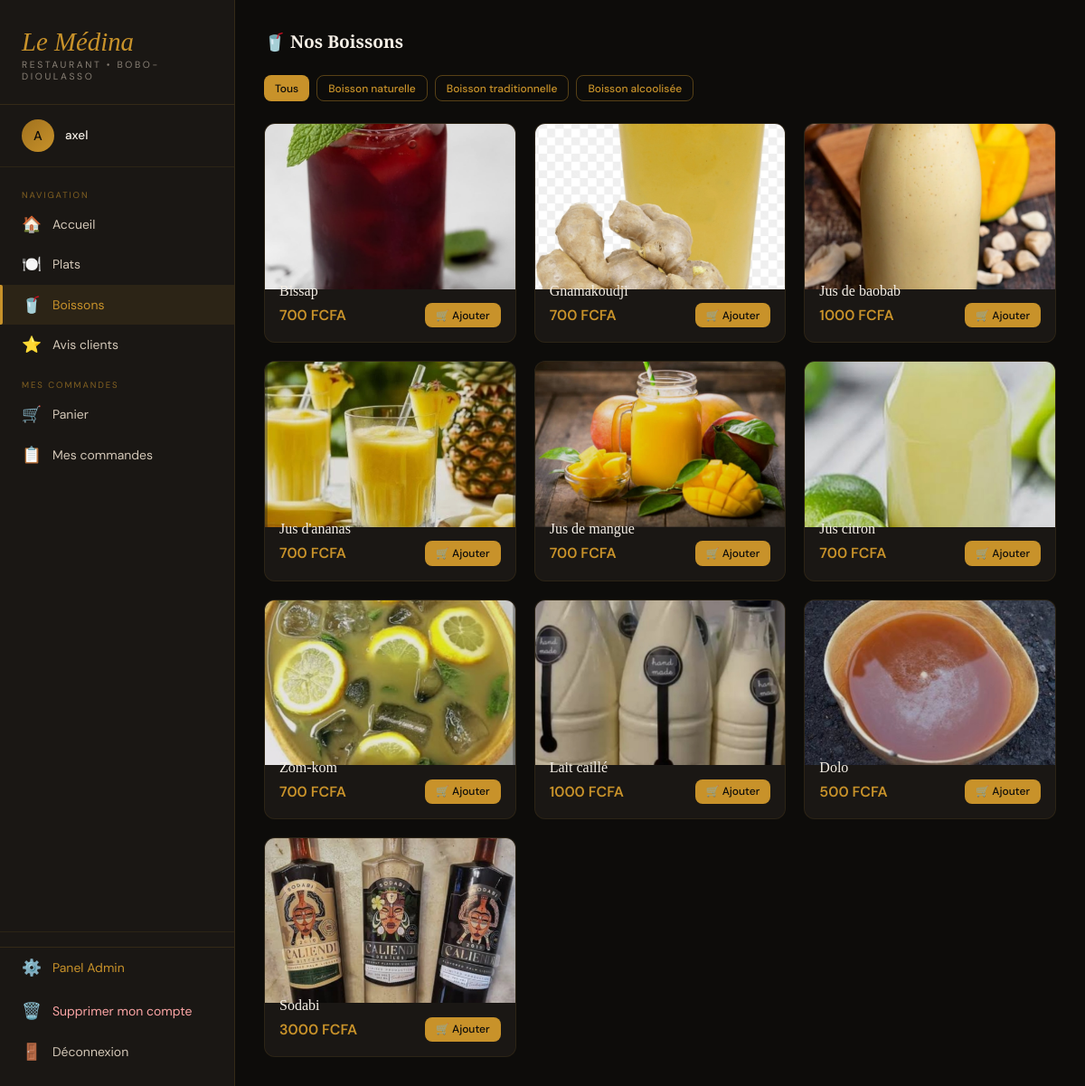
Screenshot of /boissons/ (signed in) with the database file from the repository.
### shop/models.py (models this page shows, shortened)
class Boisson(models.Model):
    CATEGORIES = [
        ('naturelle', 'Boisson naturelle'),
        ('traditionnelle', 'Boisson traditionnelle'),
        ('alcoolisee', 'Boisson alcoolisée'),
    ]
    nom = models.CharField(max_length=100)
    prix = models.DecimalField(max_digits=8, decimal_places=2)
    disponible = models.BooleanField(default=True)
    categorie = models.CharField(max_length=20, choices=CATEGORIES, blank=True)
    pays = models.CharField(max_length=2, choices=PAYS, blank=True)
    image = models.ImageField(upload_to='boissons/', null=True, blank=True)

### shop/views.py (the view)
# urls.py: path('boissons/', views.boissons_view, name='boissons'),
@login_required
def boissons_view(request):
    categories = Boisson.CATEGORIES
    cat_filtre = request.GET.get('categorie')
    boissons = Boisson.objects.filter(disponible=True)
    if cat_filtre:
        boissons = boissons.filter(categorie=cat_filtre)
    nb_panier = Panier.objects.filter(utilisateur=request.user).count()
    return render(request, 'shop/boissons.html', {
        'boissons': boissons, 'categories': categories,
        'cat_id': cat_filtre, 'nb_panier': nb_panier,
    })

### shop/templates/shop/boissons.html (shortened to what this page needs)
{% extends 'shop/base.html' %}
{% block content %}
<div class="content">
  <div class="section-header">
    <h2 class="section-title">🥤 Nos Boissons</h2>
  </div>
  {% if categories %}
  <div style="display:flex;gap:0.5rem;flex-wrap:wrap;margin-bottom:1.5rem;">
    <a href="{% url 'boissons' %}" class="btn btn-sm {% if not cat_id %}btn-or{% else %}btn-outline{% endif %}">Tous</a>
    {% for valeur, label in categories %}
    <a href="?categorie={{ valeur }}" class="btn btn-sm {% if cat_id == valeur %}btn-or{% else %}btn-outline{% endif %}">
      {{ label }}
    </a>
    {% endfor %}
  </div>
  {% endif %}
  {% if boissons %}
  <div class="grid-cards">
    {% for boisson in boissons %}
    <div class="card">
      <div class="card-img">
        {% if boisson.image %}
          <img src="{{ boisson.image.url }}" alt="{{ boisson.nom }}" style="width:150%;height: 205px;object-fit:cover;">
        {% else %}
          🧃
        {% endif %}
      </div>
      <div class="card-body">
        <div class="card-nom">{{ boisson.nom }}</div>
        <div class="card-footer">
          <span class="prix">{{ boisson.prix|floatformat:0 }} FCFA</span>
          <a href="{% url 'ajouter_boisson' boisson.id %}" class="btn btn-or btn-sm">🛒 Ajouter</a>
        </div>
      </div>
    </div>
    {% endfor %}
  </div>
  {% else %}
  <div class="empty-state">
    <div class="empty-icon">🥤</div>
    <p>Aucune boisson disponible pour le moment.</p>
  </div>
  {% endif %}
</div>
{% endblock %}

### shop/templates/shop/base.html (shortened to what this page needs)
{% load static %}
<!DOCTYPE html>
<html lang="fr">
<head>
</head>
<body>
{% if user.is_authenticated %}
<aside class="sidebar">
  <div class="sidebar-logo">
    <div class="logo-ar">Le Médina</div>
    <div class="logo-sub">Restaurant • Bobo-Dioulasso</div>
  </div>
  <div class="sidebar-user">
    <div class="user-avatar">{{ user.username|first|upper }}</div>
    <div class="user-name">{{ user.username }}</div>
  </div>
  <nav class="sidebar-nav">
    <div class="nav-section">Navigation</div>
    <a href="{% url 'accueil' %}" class="nav-link {% if request.resolver_match.url_name == 'accueil' %}active{% endif %}">
      <span class="nav-icon">🏠</span> Accueil
    </a>
    <a href="{% url 'plats' %}" class="nav-link {% if request.resolver_match.url_name == 'plats' %}active{% endif %}">
      <span class="nav-icon">🍽️</span> Plats
    </a>
    <a href="{% url 'boissons' %}" class="nav-link {% if request.resolver_match.url_name == 'boissons' %}active{% endif %}">
      <span class="nav-icon">🥤</span> Boissons
    </a>
    <a href="{% url 'avis' %}" class="nav-link {% if request.resolver_match.url_name == 'avis' %}active{% endif %}">
      <span class="nav-icon">⭐</span> Avis clients
    </a>
    <div class="nav-section" style="margin-top:0.5rem;">Mes commandes</div>
    <a href="{% url 'panier' %}" class="nav-link {% if request.resolver_match.url_name == 'panier' %}active{% endif %}">
      <span class="nav-icon">🛒</span> Panier
    </a>
    <a href="{% url 'commandes' %}" class="nav-link {% if request.resolver_match.url_name == 'commandes' or request.resolver_match.url_name == 'detail_commande' %}active{% endif %}">
      <span class="nav-icon">📋</span> Mes commandes
    </a>
  </nav>
  <div class="sidebar-footer">
    {% if user.is_staff %}
    <a href="{% url 'admin_dashboard' %}" class="nav-link" style="color:var(--or);border-top:1px solid rgba(200,146,42,0.15);margin-bottom:.25rem;">
      <span class="nav-icon">⚙️</span> Panel Admin
    </a>
    {% endif %}
    <a href="{% url 'supprimer_compte' %}" class="nav-link" style="color:#fca5a5;">
      <span class="nav-icon">🗑️</span> Supprimer mon compte
    </a>
    <a href="{% url 'logout' %}" class="nav-link">
      <span class="nav-icon">🚪</span> Déconnexion
    </a>
  </div>
</aside>
{% endif %}
<main class="main">
  {% block content %}{% endblock %}
</main>
</body>
</html>

### shop/templates/shop/base.html (style rules this page uses)
:root { --or: #c8922a; --or-clair: #e8b84b; --or-fonce: #a0711e; --noir: #0d0c0a; --brun: #1a1714; --brun-moyen: #2a2520; --brun-clair: #3d352c; --creme: #f5efe6; --creme-fonce: #e8ddd0; --texte: #d4c8b8; --texte-clair: #f5efe6; --sidebar-w: 260px; }
* { margin: 0; padding: 0; box-sizing: border-box; }
body { font-family: 'DM Sans', sans-serif; background: var(--noir); color: var(--texte); min-height: 100vh; display: flex; }
.sidebar { width: var(--sidebar-w); background: var(--brun); border-right: 1px solid rgba(200,146,42,0.15); position: fixed; top: 0; left: 0; bottom: 0; display: flex; flex-direction: column; z-index: 100; overflow: hidden; }
.sidebar-logo { padding: 2rem 1.5rem 1.5rem; border-bottom: 1px solid rgba(200,146,42,0.15); }
.sidebar-logo .logo-ar { font-family: 'Playfair Display', serif; font-style: italic; font-size: 1.8rem; color: var(--or); line-height: 1; }
.sidebar-logo .logo-sub { font-size: 0.65rem; letter-spacing: 0.25em; text-transform: uppercase; color: var(--texte); opacity: 0.6; margin-top: 0.25rem; }
.sidebar-user { padding: 1rem 1.5rem; border-bottom: 1px solid rgba(200,146,42,0.1); display: flex; align-items: center; gap: 0.75rem; }
.user-avatar { width: 36px; height: 36px; border-radius: 50%; background: linear-gradient(135deg, var(--or-fonce), var(--or)); display: flex; align-items: center; justify-content: center; font-size: 0.9rem; font-weight: 500; color: var(--noir); flex-shrink: 0; }
.user-name { font-size: 0.85rem; font-weight: 500; color: var(--creme); white-space: nowrap; overflow: hidden; text-overflow: ellipsis; }
.sidebar-nav { flex: 1; padding: 1rem 0; overflow-y: auto; }
.nav-section { padding: 0.5rem 1.5rem 0.25rem; font-size: 0.6rem; letter-spacing: 0.2em; text-transform: uppercase; color: var(--or); opacity: 0.6; }
.nav-link { display: flex; align-items: center; gap: 0.75rem; padding: 0.7rem 1.5rem; color: var(--texte); text-decoration: none; font-size: 0.875rem; font-weight: 400; transition: all 0.2s; position: relative; }
.nav-link.active { color: var(--or); background: rgba(200,146,42,0.1); }
.nav-link.active::before { content: ''; position: absolute; left: 0; top: 0; bottom: 0; width: 3px; background: var(--or); border-radius: 0 2px 2px 0; }
.nav-icon { font-size: 1.1rem; flex-shrink: 0; }
.sidebar-footer { padding: 1rem 0; border-top: 1px solid rgba(200,146,42,0.1); }
.main { margin-left: var(--sidebar-w); flex: 1; min-height: 100vh; display: flex; flex-direction: column; }
.content { flex: 1; padding: 2rem; }
.grid-cards { display: grid; grid-template-columns: repeat(auto-fill, minmax(240px, 1fr)); gap: 1.25rem; }
.card { background: var(--brun); border: 1px solid rgba(200,146,42,0.1); border-radius: 12px; overflow: hidden; transition: transform 0.2s, border-color 0.2s; }
.card-img { width: 100%; height: 160px; object-fit: cover; background: var(--brun-moyen); display: flex; align-items: center; justify-content: center; font-size: 3rem; }
.card-body { padding: 1rem; }
.card-nom { font-family: 'Playfair Display', serif; font-size: 1rem; color: var(--creme); margin-bottom: 0.25rem; }
.card-footer { display: flex; align-items: center; justify-content: space-between; }
.prix { font-size: 1rem; font-weight: 600; color: var(--or); }
.btn { display: inline-flex; align-items: center; gap: 0.4rem; padding: 0.5rem 1rem; border-radius: 8px; border: none; cursor: pointer; font-family: 'DM Sans', sans-serif; font-size: 0.8rem; font-weight: 500; text-decoration: none; transition: all 0.2s; }
.btn-or { background: var(--or); color: var(--noir); }
.btn-outline { background: transparent; border: 1px solid rgba(200,146,42,0.4); color: var(--or); }
.btn-sm { padding: 0.35rem 0.75rem; font-size: 0.75rem; }
.section-header { display: flex; align-items: center; justify-content: space-between; margin-bottom: 1.5rem; }
.section-title { font-family: 'Playfair Display', serif; font-size: 1.2rem; color: var(--creme); }

### rows the page displays
Boisson: image (picture), nom "Bissap", prix "700"
Boisson: image (picture), nom "Gnamakoudji", prix "700"
Boisson: image (picture), nom "Jus de baobab", prix "1000"
Boisson: image (picture), nom "Jus d'ananas", prix "700"
Boisson: image (picture), nom "Jus de mangue", prix "700"
Boisson: image (picture), nom "Jus citron", prix "700"
Boisson: image (picture), nom "Zom-kom", prix "700"
Boisson: image (picture), nom "Lait caillé", prix "1000"
Boisson: image (picture), nom "Dolo", prix "500"
Boisson: image (picture), nom "Sodabi", prix "3000"

### other values shown
{{ user.username|first|upper }} "A"
{{ user.username }} "axel"
{{ label }} "Boisson naturelle" "Boisson traditionnelle" "Boisson alcoolisée"
